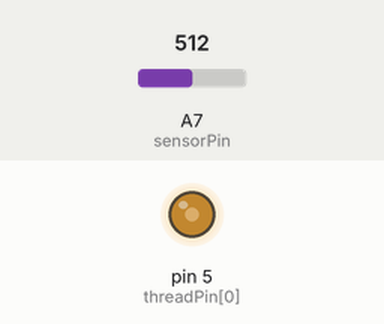
This sketch was run on a simulated Arduino Nano, built with avr-gcc and run on an emulated ATmega328P. Parts: output pins drawn as LEDs (lit = HIGH). The inputs (shaded band) are chosen by the test bench; at power-on: A7 (sensorPin) = 512. What the sketch prints to the serial monitor is not drawn.

Above: at 1.2 s.
1.3 s: A7 (sensorPin) set to 716
4.3 s: A7 (sensorPin) set to 900
At 20.7 s:
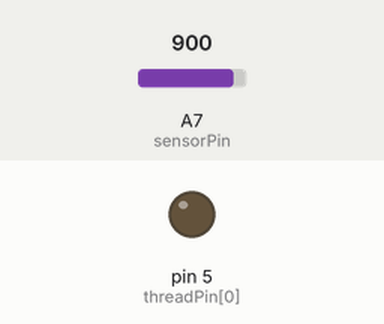
Timing chart, 0 to 21.1 s (numbered marks = the images above; inputs shaded):
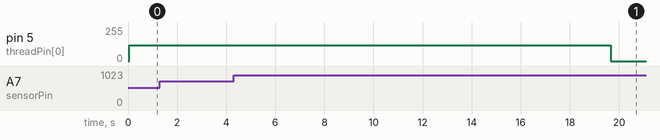

The sketch:

wearable.ino
```cpp
// SETTINGS ///////////////////
// the pin the GSR sensor is plugged into
#define sensorPin A7
// the pin the debug switch is plugged into
#define debugPin 13
// the number of previous filtered GSR readings to store
#define N 100
// sample rate of taking GSR readings in Hz
#define sampleRate 20
// You should think about the sampleRate and N carefully.
// For example if the sampleRate is 20 and N is 100, then we are storing the previous
// 100 / 20 = 5 seconds worth of data. This is the time scale over which we will compute
// the average and standard deviation, which are used for spike detection.

// the number of threads on the wearable
#define NTHREADS 1
// where threads are plugged in
int threadPin[NTHREADS] = {5};
// for each thread, have an LED to show when the thread is activated
// (the LED only lights up when in debug mode)
int ledPin[NTHREADS] = {13};
// how much power you think each thread needs. depends on their length etc
int threadPower[NTHREADS] = {120};
// how long (ms) a thread should stay on for before turning off
#define threadStayOnFor 12000
///////////////////////////////

// NOTE
// throughout, "activated" or "on" for threads is used interchangeably
// and "deactivated" or "off" for threads is used interchangeably
// but "supplying power" to a thread is different, because all the
// threads that are "on" take turns getting supplied power in order
// to accommodate the amount of current the battery can supply.

// Low pass bessel filter order=1 alpha1=0.02 samplerate=20
// designed at http://www.schwietering.com/jayduino/filtuino/
// http://www.schwietering.com/jayduino/filtuino/index.php?characteristic=be&passmode=lp&order=1&usesr=usesr&sr=20&frequencyLow=0.4&noteLow=&noteHigh=&pw=pw&calctype=float&run=Send
class filter
{
  public:
    filter()
    {
      v[0]=0.0;
    }
  private:
    float v[2];
  public:
    float step(float x) //class II
    {
      v[0] = v[1];
      v[1] = (5.919070381841e-2 * x)
             + (  0.8816185924 * v[0]);
      return (v[0] + v[1]);
    }
};

filter myFilter;

int sensorRaw;
int sensorFilteredNew;
int sensorFiltered[N];

int samplePeriod = 1000 / sampleRate;

// the time at which a thread was activated.
// threads get deactivated after threadStayOnFor milliseconds
long threadTimeOn[NTHREADS];
// whether each thread is currently activated or not
bool threadOn[NTHREADS];

// whether we are in debug mode or not. in debug mode,
// LEDs come on corresponding with which threads are on
bool debug = false;

void setup() {
  Serial.begin(9600);
  pinMode(debugPin, INPUT);
  for (int i = 0; i < NTHREADS; i++) {
    pinMode(threadPin[i], OUTPUT);
    threadTimeOn[i] = 0;
    threadOn[i] = false;
//    pinMode(ledPin[i], OUTPUT);
  }
}

void loop() {
  //debug = (digitalRead(debugPin) == HIGH);
  debug = true;

  sensorRaw = analogRead(sensorPin);
  sensorRaw = min(sensorRaw, 1023);
  sensorRaw = max(sensorRaw, 0);
  sensorFilteredNew = myFilter.step(sensorRaw);
  addToArray(sensorFilteredNew);

  if (hasPeak()) {
    // sending data to Processing sketch which graphs it
    Serial.print("MARK");Serial.print(",");
    // turn on a thread to show this peak
    activateThread();
  }
  // sending data to Processing sketch which graphs it
  Serial.print(sensorFilteredNew);Serial.print(",");

  // keeps track of giving power to the threads that are
  // currently on, as well as turning threads off after
  // stayOnFor milliseconds since the thread came on
  updateThreads();

  // wait this much time so that we regularly sample
  // the GSR sensor
  delay(samplePeriod);
}

// which thread to activate this time. should only be used by activateThread()
int whichThread = 0;
void activateThread() {
  // you have to do these three things to turn a thread "on"
  threadOn[whichThread] = true;
  threadTimeOn[whichThread] = millis();
  if (debug) {
    //Serial.println();Serial.println("turning on LED");
    digitalWrite(ledPin[whichThread], HIGH);
  }

  // choosing which thread to activate next
  // this cycles through all the available threads
  whichThread += 1;
  whichThread %= NTHREADS;
}

// which thread last received power. should only be used by activateThreads()
int threadLastPowered = 0;
void updateThreads() {
  // 1. makes all the activated threads take turns getting power from
  //    the battery. each time updateThreads() is called, it chooses
  //    a different activated thread to receive power.
  // 2. turns off threads after stayOnFor ms since thread came on.
  // 3. makes sure to turn off debug LEDs

  // the last thread to get power already got some power, so its turn
  // is over. stop giving it power.
  analogWrite(threadPin[threadLastPowered], 0);

  // choose the next thread to give power to. start by looking at the
  // the next thread right after threadLastPowered, and then keep
  // checking each thread one by one until we find one that is on.
  // once we find one that is on, we can give that thread power and
  // stop looking/break out of the for loop
  int startThread = (threadLastPowered + 1) % NTHREADS;
  for (int j = 0; j < NTHREADS; j++) {
    int i = (startThread + j) % NTHREADS;
    if (threadOn[i]) {
      //Serial.println();
      //Serial.print("powering thread at index: ");Serial.println(i);
      analogWrite(threadPin[i], threadPower[i]);
      threadLastPowered = i;
      break;
    } else {
      // also just make sure any "off" pins are not getting power.
      // not sure if this is necessary here?
      analogWrite(threadPin[i], 0);
    }
  }

  // go through all the threads and see which have been on for long
  // enough that it is time to turn them off. also turn off the
  // corresponding LED for that thread.
  for (int i = 0; i < NTHREADS; i++) {
    if (threadOn[i] && millis() - threadTimeOn[i] > threadStayOnFor) {
      threadOn[i] = false;
      digitalWrite(ledPin[i], LOW);
    }
  }

  // if we are not in debug mode, then all LEDs should be off.
//  if (!debug) {
//    for (int i = 0; i < NTHREADS; i++) {
//      digitalWrite(ledPin[i], LOW);
//    }
//  }
}

void addToArray(int x) {
  // index 0 holds the most recent value
  // index N-1 holds the oldest value
  for (int i = N - 1; i >= 1; i--) {
    sensorFiltered[i] = sensorFiltered[i-1];
  }
  sensorFiltered[0] = x;
}

bool hasPeak() {
  // calculate the average
  float avg = 0;
  for (int i = 0; i < N; i++) {
    avg += sensorFiltered[i];
  }
  avg /= N;

  // calculate the standard deviation
  float std = 0;
  for (int i = 0; i < N; i++) {
    std += pow(sensorFiltered[i] - avg, 2);
  }
  std = sqrt(std / N);

  // if the current value is more than a standard deviation above the mean,
  // then that counts as a peak. also make sure that the current value is
  // more than 25 above the mean, in case there is just some noise in a
  // pretty flat signal
  if (sensorFiltered[0] - avg > std &&
      sensorFiltered[0] - avg > 50 ) {
    return true;
  } else {
    return false;
  }
}
```

Measured:
- after the input at 4.3 s, pin 5 (threadPin[0]): 120/255 → 0/255 after 15.4 s instead of 11.7 s
